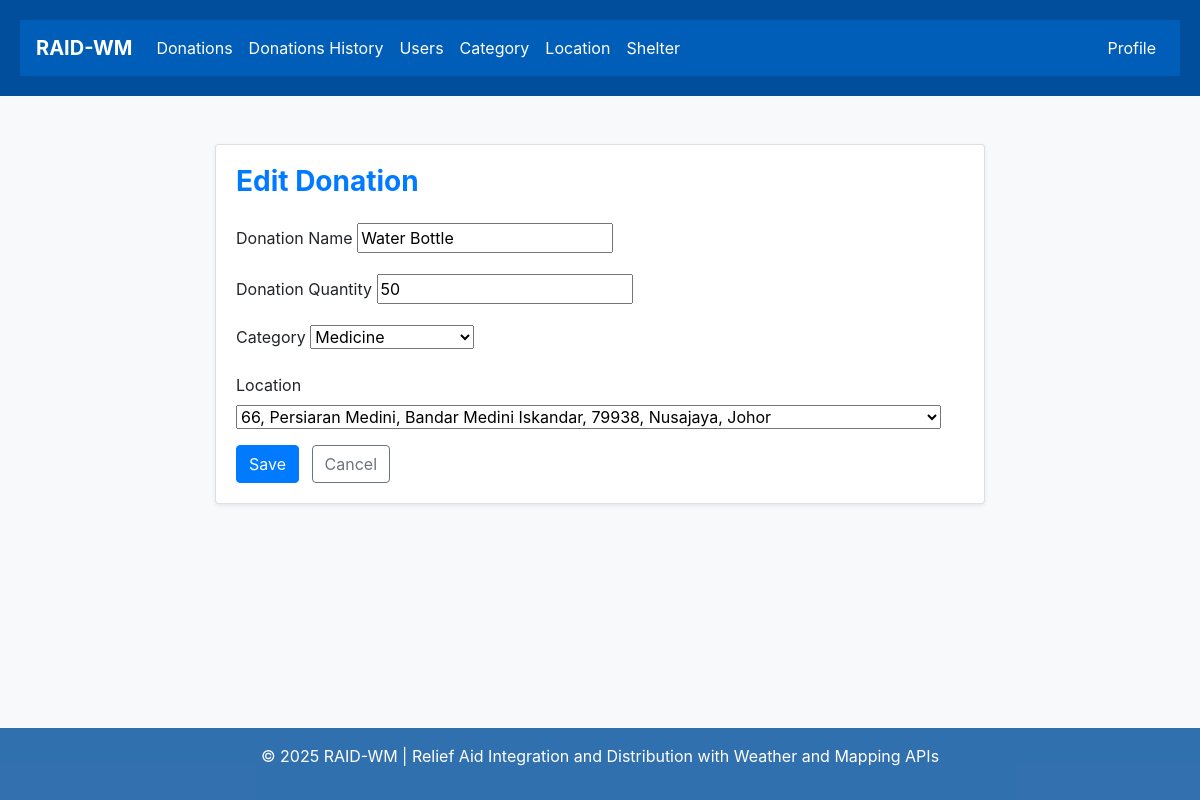
The page /donation/edit/30/ (signed in) on the database as committed earlier.
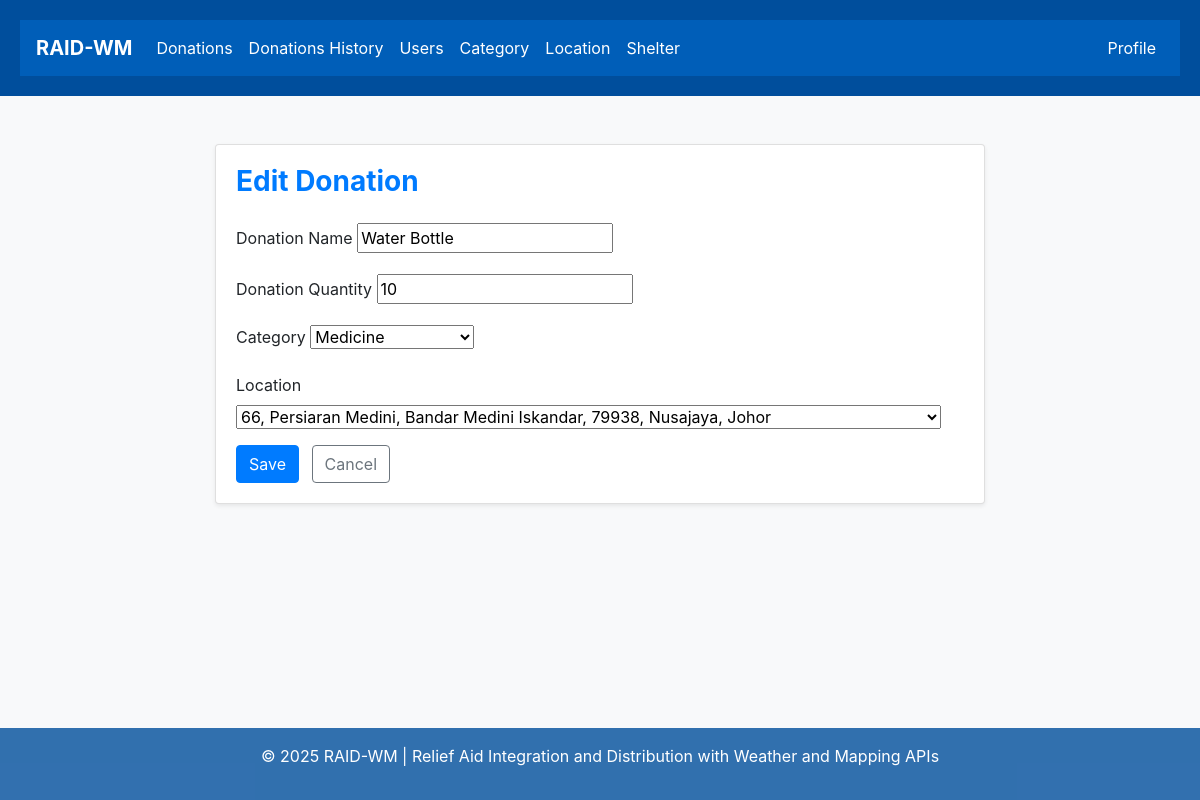
The same page on the database as committed later.
### members/models.py (models this page shows, shortened)
class Donation(models.Model):
    donationName = models.CharField(max_length=100)
    donationQuantity = models.IntegerField()
    category = models.ForeignKey(Category, on_delete=models.CASCADE, null=True, blank=True)
    location = models.ForeignKey(Location, on_delete=models.CASCADE, null=True, blank=True)

### members/views.py (the view)
# urls.py: path('donation/edit/<int:donation_id>/', views.edit_donation, name='edit_donation'),
@staff_member_required
def edit_donation(request, donation_id):
    donation = get_object_or_404(Donation, id=donation_id)
    category = request.GET.get('category', '')
    if request.method == 'POST':
        form = DonationEditForm(request.POST, instance=donation)
        if form.is_valid():
            form.save()
            redirect_url = reverse('donation')
            if category:
                redirect_url += '?' + urlencode({'category': category})
            return HttpResponseRedirect(redirect_url)
    else:
        form = DonationEditForm(instance=donation)
    return render(request, 'donation/edit_donation.html', {
        'form': form,
        'category': category
    })

### members/forms.py
class DonationEditForm(forms.ModelForm):
    class Meta:
        model = Donation
        fields = ['donationName', 'donationQuantity', 'category', 'location']
        labels = {
            'donationName': 'Donation Name',
            'donationQuantity': 'Donation Quantity',
            'category': 'Category',
            'location': 'Location',
        }

### members/models.py (called while the page is built)
    def __str__(self):
        return self.name

    def __str__(self):
        return f"{self.house_number}, {self.street_name}, {self.residential_area}, {self.postcode}, {self.city}, {self.state}"

### members/templates/donation/edit_donation.html (shortened to what this page needs)
{% extends "master.html" %}
{% block content %}
<div class="container mt-4" style="max-width: 800px;">
  <div class="card shadow-sm">
    <div class="card-body">
      <h3 class="text-primary font-weight-bold mb-4">Edit Donation</h3>
      <form method="post" novalidate>
        {% for field in form %}
          <div class="form-group">
            <label for="{{ field.id_for_label }}">{{ field.label }}</label>
            {{ field }}
          </div>
        {% endfor %}
        <button type="submit" class="btn btn-primary">Save</button>
        <a href="{% url 'donation' %}" class="btn btn-outline-secondary ml-2">Cancel</a>
      </form>
    </div>
  </div>
</div>
{% endblock %}

Rows that differ between the two databases and show on the page:
changed Donation "Water Bottle": donationQuantity "50" → "10"
